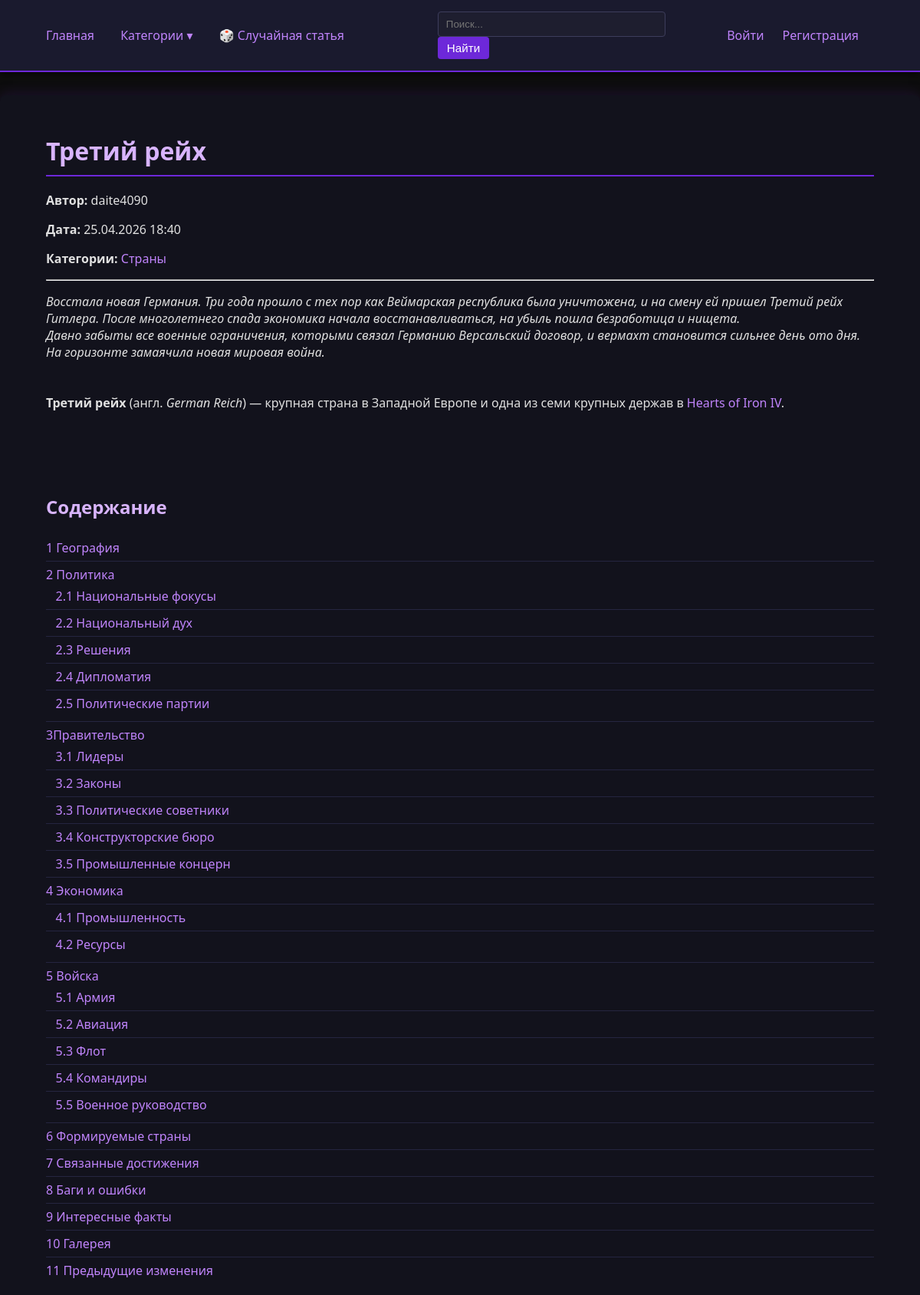
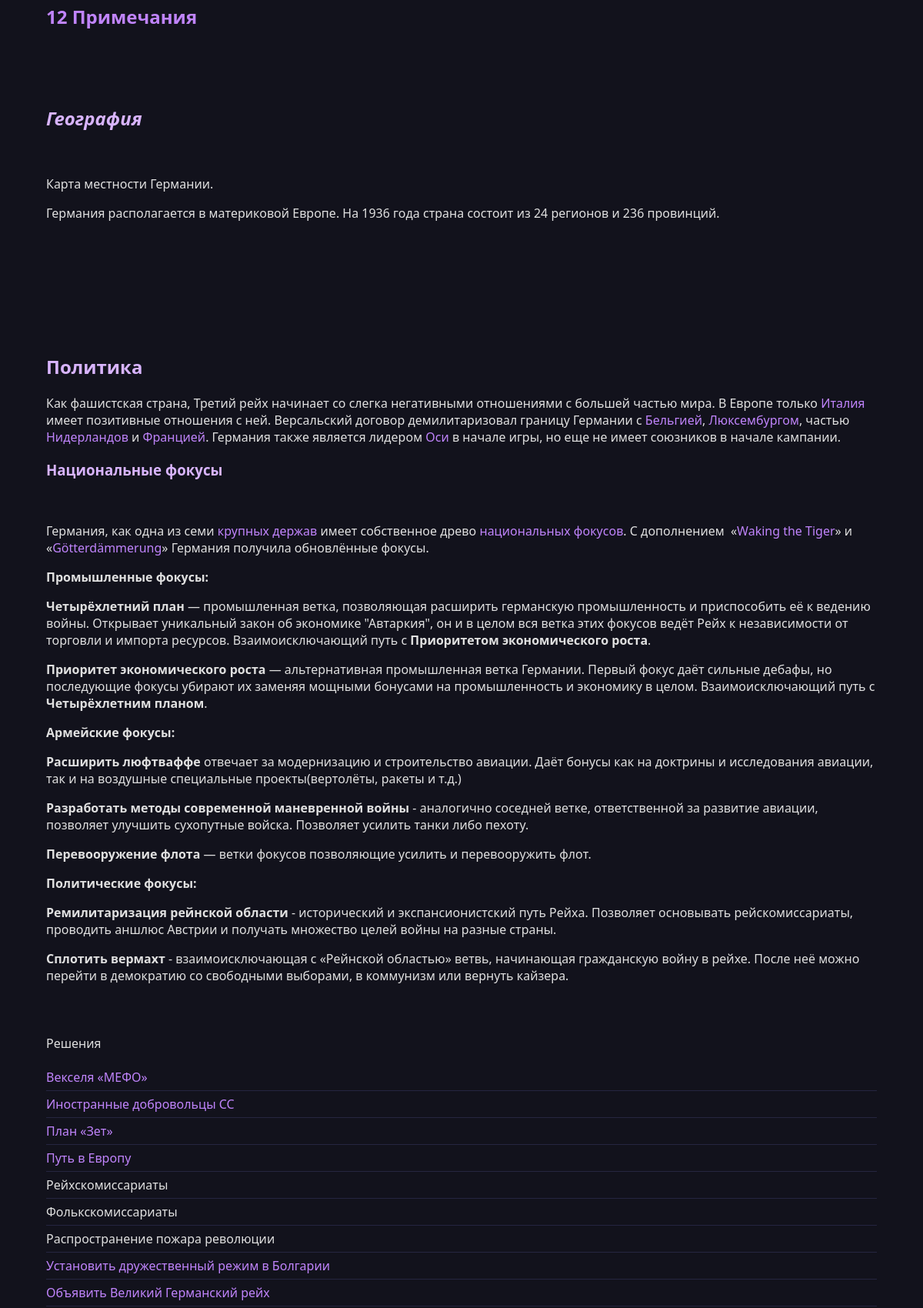
The page /statya/2 (upper part) on the database its author committed (2 pictures, top to bottom).
### app/models.py (models this page shows, shortened)
class Statya(SqlAlchemyBase):
    __tablename__ = 'statya'
    id = sa.Column(sa.Integer, primary_key=True, autoincrement=True)
    zagolovok = sa.Column(sa.String(128), nullable=False)
    soderzhanie = sa.Column(sa.Text, nullable=False)
    dataSozdaniya = sa.Column(sa.DateTime, default=sa.func.now())
    avtorId = sa.Column(sa.Integer, sa.ForeignKey('yuzer.id'))
    category = orm.relationship('Category', secondary=statyaCategorySvyaz, backref='statya')
    kommentarii = orm.relationship('Comment', backref='statya', lazy='dynamic')

class Yuzer(SqlAlchemyBase, UserMixin):
    __tablename__ = 'yuzer'
    id = sa.Column(sa.Integer, primary_key=True, autoincrement=True)
    name = sa.Column(sa.String(64), nullable=False, unique=True)
    email = sa.Column(sa.String(120), nullable=False, unique=True)
    passwordHash = sa.Column(sa.String(128), nullable=False)
    isAdmin = sa.Column(sa.Boolean, default=False)
    statyi = orm.relationship('Statya', backref='avtor', lazy='dynamic')
    kommentarii = orm.relationship('Comment', backref='avtor', lazy='dynamic')

class Category(SqlAlchemyBase):
    __tablename__ = 'category'
    id = sa.Column(sa.Integer, primary_key=True, autoincrement=True)
    nazvanie = sa.Column(sa.String(64), nullable=False, unique=True)
    opisanie = sa.Column(sa.Text)

### app/routes.py (the view)
@main.route('/statya/<int:id>')
def statya(id):
    sessia = dbSession()
    statya = sessia.query(Statya).get(id)
    if not statya:
        abort(404)
    kommentarii = statya.kommentarii.order_by(Comment.dataSozdaniya.desc()).all()
    formaCommenta = CommentForm()
    return render_template('article.html', title=statya.zagolovok, statya=statya,
                           kommentarii=kommentarii, formaCommenta=formaCommenta)

### app/forms.py
class CommentForm(FlaskForm):
    text = TextAreaField('Комментарий', validators=[DataRequired()])
    submit = SubmitField('Отправить')

### app/__init__.py (called while the page is built)
def create_app(configClass=Config):
    app = Flask(__name__)
    app.config.from_object(configClass)
    loginManager.init_app(app)
    from app.models import Yuzer, dbSession, Category
    @app.teardown_appcontext
    def shutdownSession(exception=None):
        dbSession.remove()
    @loginManager.user_loader
    def loadYuzer(yuzerId):
        sessia = dbSession()
        return sessia.get(Yuzer, int(yuzerId))
    @app.context_processor
    def utilityProcessor():
        def getKategoriiSoStatyami():
            sessia = dbSession()
            return sessia.query(Category).filter(Category.statya.any()).all()
        return dict(getKategoriiSoStatyami=getKategoriiSoStatyami)
    from app.routes import main
    app.register_blueprint(main)
    return app

### app/templates/article.html (shortened to what this page needs)
{% extends "base.html" %}
{% block content %}
    <h1>{{ statya.zagolovok }}</h1>
    <p><strong>Автор:</strong> {{ statya.avtor.name }}</p>
    <p><strong>Дата:</strong> {{ statya.dataSozdaniya.strftime('%d.%m.%Y %H:%M') }}</p>
    {% if statya.category %}
        <p><strong>Категории:</strong>
        {% for cat in statya.category %}
            <a href="{{ url_for('main.category', id=cat.id) }}">{{ cat.nazvanie }}</a>
        {% endfor %}
        </p>
    {% endif %}
    <hr>
    <div>
        {{ statya.soderzhanie | safe }}
    </div>
{% endblock %}

### app/static/style.css (style rules this page uses)
body { font-family: 'Segoe UI', Tahoma, Geneva, Verdana, sans-serif; margin: 0; padding: 0; background: #0d0d0d; color: #e0e0e0; }
a { color: #c084fc; text-decoration: none; transition: color 0.2s, text-shadow 0.2s; }
h1, h2, h3 { color: #d8b4fe; font-weight: 600; }
h1 { border-bottom: 2px solid #6d28d9; padding-bottom: 10px; margin-bottom: 20px; }
ul { list-style: none; padding-left: 0; }
li { padding: 6px 0; border-bottom: 1px solid #252540; }
li:last-child { border-bottom: none; }

### rows shown on the page
Statya: zagolovok "Третий рейх", dataSozdaniya "25.04.2026 18:40", soderzhanie "Восстала новая Германия. Три года прошло с тех пор как Веймарская республика была уничтожена, и на смену ей пришел Третий рейх Гитлера. После многолетнего спада экономика начала восстанавливаться, на убыль пошла безработица и нищета. Давно забыты все военные ограничения, которыми связал Германию Версальский договор, и вермахт становится сильнее день ото дня. На горизонте замаячила новая мировая война. Третий рейх (англ. German Reich ) — крупная страна в Западной Европе и одна из семи крупных держав в Hearts of Iron IV . Содержание 1 География 2 Политика 2.1 Национальные фокусы 2.2 Национальный дух 2.3 Решения 2.4 Дипломатия 2.5 Политические партии 3Правительство 3.1 Лидеры 3.2 Законы 3.3…"
Yuzer: avtor.name "daite4090"
Category: nazvanie "Страны"
